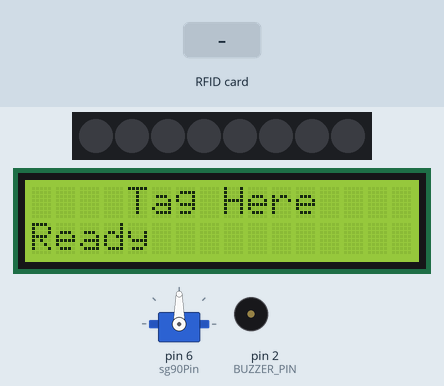
Simulated run of this sketch. Board: Arduino Uno, built with avr-gcc and run on an emulated ATmega328P. Shown: servo, 8 RGB LEDs in strip order, left to right, 16×2 character LCD, buzzer (waves = sounding). The inputs (shaded band) are chosen by the test bench. What the sketch prints to the serial monitor is not drawn.

Above: at 1.3 s.
1.4 s: RFID card 82 2C 3B 30 held to the reader
At 3.0 s:
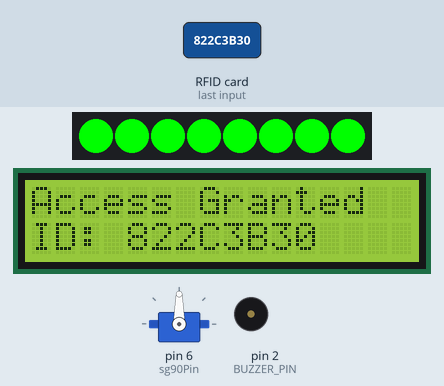
At 3.7 s:
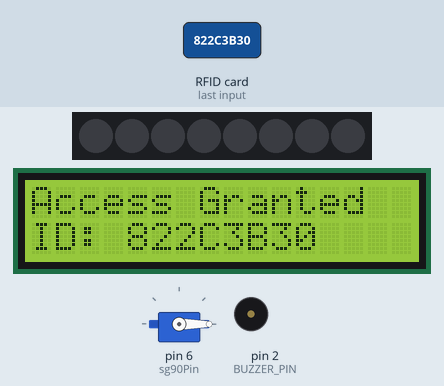
4.5 s: RFID card 5E 7A 19 C4 held to the reader
At 6.4 s:
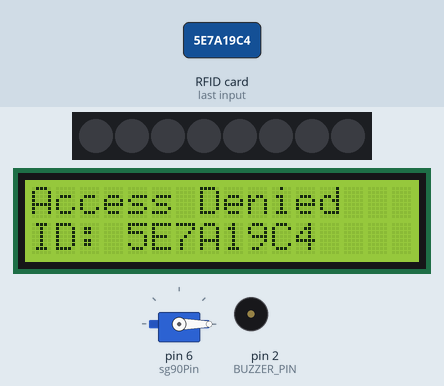
Timing chart, 0 to 7.9 s (numbered marks = the images above; inputs shaded):
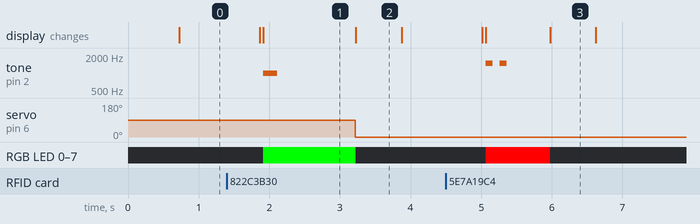

Measured:
- after the input at 1.4 s, tone on pin 2 (BUZZER_PIN): silent → 1000 Hz after 0.52 s, → silent 0.20 s later; servo on pin 6 (sg90Pin): 90° → 0° after 1.8 s; RGB LED 0–7: off → RGB(0, 255, 0) after 0.52 s, → off 1.3 s later; the display: first changes after 0.47 s (image 1 shows a later state)
- after the input at 4.5 s, tone on pin 2 (BUZZER_PIN): alternates 1500 Hz for 0.10 s and silent for 0.10 s, 4 changes in all, then stays silent, starting after 0.56 s; RGB LED 0–7: off → RGB(255, 0, 0) after 0.56 s, → off 0.91 s later; the display: changes after 0.52 s (image 3)
- what the display in image 1 shows lasts 1.3 s, from 1.9 s to 3.2 s
- what the display in image 2 shows lasts 0.7 s, from 3.2 s to 3.9 s

The sketch:

RC522HG-06NLEDBuzzrServo.ino
```cpp
#include <SPI.h>
#include <MFRC522.h>
#include <Servo.h>
#include <Adafruit_NeoPixel.h>
#include <Wire.h>
#include <LiquidCrystal_I2C.h>
#include <SoftwareSerial.h>

#define RST_PIN 9
#define SS_PIN 10 // RFID-RC522 모듈의 SS 핀 번호 (Slave Select)
#define NEOPIXEL_PIN 3
#define LED_COUNT 8
#define BUZZER_PIN 2

Servo SG90;
MFRC522 rc522(SS_PIN, RST_PIN);
Adafruit_NeoPixel neopixel(LED_COUNT, NEOPIXEL_PIN, NEO_GRB + NEO_KHZ800);
LiquidCrystal_I2C lcd(0x27, 16, 2);
SoftwareSerial BtSerial(7, 5); // HC-06 모듈의 Rx 및 Tx 핀 번호

const int sg90Pin = 6;

byte registeredClassicCardUID[] = {0x82, 0x2C, 0x3B, 0x30};
byte registeredUltralightCardUID[][7] = {
  {0x04, 0x5C, 0x62, 0x1A, 0xDE, 0x6C, 0x81},
  {0x04, 0x6D, 0x62, 0x1A, 0xDE, 0x6C, 0x81}
  // 추가 UID를 여기에 추가로 작성하세요
};

unsigned long accessTime = 0;
int accessCount = 0;

void printTime(unsigned long time, bool newline = false) {
  unsigned long seconds = time / 1000;
  unsigned long minutes = seconds / 60;
  unsigned long hours = minutes / 60;

  seconds = seconds % 60;
  minutes = minutes % 60;

  if (hours < 10) BtSerial.print("0");
  BtSerial.print(hours);
  BtSerial.print(":");
  if (minutes < 10) BtSerial.print("0");
  BtSerial.print(minutes);
  BtSerial.print(":");
  if (seconds < 10) BtSerial.print("0");
  BtSerial.print(seconds);

  if (newline) {
    BtSerial.println();
  }
}

void setup() {
  Serial.begin(9600);
  SPI.begin();
  rc522.PCD_Init();

  SG90.attach(sg90Pin);
  neopixel.begin();

  lcd.init();
  lcd.backlight();
  lcd.begin(16, 2);  // 2행 16열로 LCD 초기화

  pinMode(BUZZER_PIN, OUTPUT);

  BtSerial.begin(9600); // HC-06 모듈의 시리얼 통신 속도 설정
}

void loop() {
  neopixel.clear();
  neopixel.show();

  if (!rc522.PICC_IsNewCardPresent() || !rc522.PICC_ReadCardSerial()) {
    delay(500);
    lcd.clear();
    lcd.setCursor(0, 0);
    lcd.print("    Tag Here     ");
    lcd.setCursor(0, 1);
    lcd.print("Ready");
    return;
  }

  lcd.clear();

  if (isRegisteredCard(rc522.uid)) {
    lcd.setCursor(0, 0);
    lcd.print("Access Granted");
    lcd.setCursor(0, 1);
    printCardUID(rc522.uid);  // 변환된 UID 출력
    BtSerial.print("Access Granted - Time: ");
    printTime(accessTime);
    BtSerial.print(" Count: ");
    BtSerial.print(accessCount);
    BtSerial.println();
    SG90.write(90);
    setColor(0, 255, 0);
    playBuzzer(200);
    delay(1000);
    SG90.write(0);
    setColor(0, 0, 0);
    recordAccess(true);
  } else {
    lcd.setCursor(0, 0);
    lcd.print("Access Denied");
    lcd.setCursor(0, 1);
    printCardUID(rc522.uid);  // 변환된 UID 출력
    BtSerial.print("Access Denied - Time: ");
    printTime(accessTime);
    BtSerial.print(" Count: ");
    BtSerial.print(accessCount);
    BtSerial.println();
    setColor(255, 0, 0);
    playBuzzer(100);
    delay(500);
    setColor(0, 0, 0);
    recordAccess(false);
  }

  delay(100);
}


void setColor(byte red, byte green, byte blue) {
  for (int i = 0; i < LED_COUNT; i++) {
    neopixel.setPixelColor(i, red, green, blue);
  }
  neopixel.show();
}

bool isRegisteredCard(MFRC522::Uid uid) {
  if (uid.size == sizeof(registeredClassicCardUID)) {
    for (byte i = 0; i < uid.size; i++) {
      if (uid.uidByte[i] != registeredClassicCardUID[i]) {
        return false;
      }
    }
    return true;
  } else {
    for (int j = 0; j < sizeof(registeredUltralightCardUID) / sizeof(registeredUltralightCardUID[0]); j++) {
      bool match = true;
      for (byte i = 0; i < uid.size; i++) {
        if (uid.uidByte[i] != registeredUltralightCardUID[j][i]) {
          match = false;
          break;
        }
      }
      if (match) {
        return true;
      }
    }
    return false;
  }
}


void recordAccess(bool granted) {
  accessTime = millis(); // 현재 시간 기록
  accessCount++; // 카운트 증가
  Serial.print("Access Count: ");
  Serial.print(accessCount);
  Serial.print(" - Time: ");
  printTime(accessTime, true);
  Serial.println();
}

void playBuzzer(int duration) {
  if (isRegisteredCard(rc522.uid)) {
    // 등록된 카드인 경우
    tone(BUZZER_PIN, 1000, duration);
    delay(duration);
    noTone(BUZZER_PIN);
    delay(100); // 울린 후 잠시 기다림
  } else {
    // 등록되지 않은 카드인 경우
    for (int i = 0; i < 2; i++) { // 두 번 울리도록 반복
      tone(BUZZER_PIN, 1500, duration * 2); // 길게 한 번 울림
      delay(duration * 1);
      noTone(BUZZER_PIN);
      delay(100); // 울린 후 잠시 기다림
    }
  }
}

void printCardUID(MFRC522::Uid uid) {
  lcd.print("ID: ");
  for (byte i = 0; i < uid.size; i++) {
    if (uid.uidByte[i] < 0x10) {
      lcd.print("0");
    }
    lcd.print(uid.uidByte[i], HEX);
    BtSerial.print(uid.uidByte[i], HEX);  // Add this line to print UID via Bluetooth
  }
}
```
